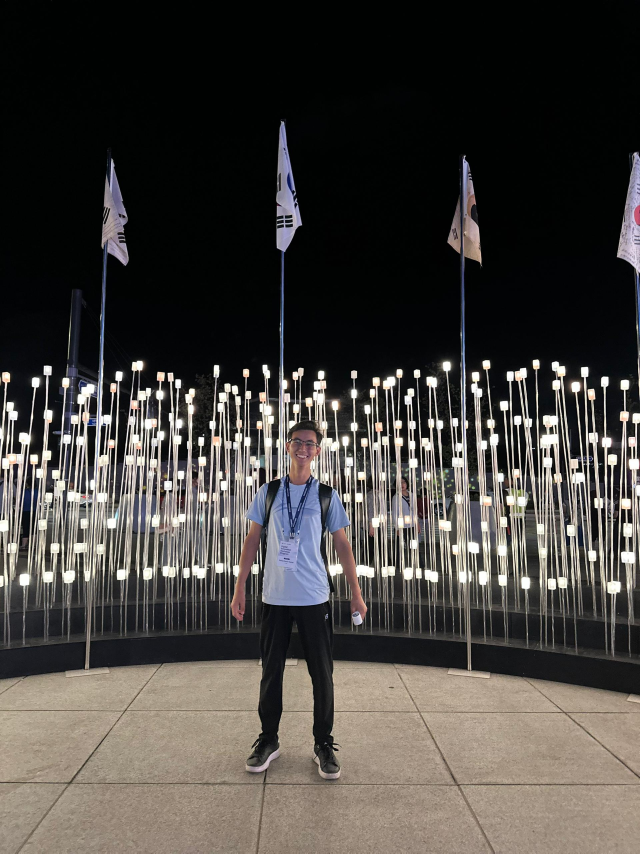
#> input picture photos/originals/WhatsApp_Image_2025-08-19_at_21.49.49.jpeg, 1920 x 2560 px (shown at 1/3 size); its folder holds only this picture in this run
$ python -i utils.py   (imports and definitions only)
#> lines starting #> are read from the running program, lines starting #| are printed output that depends on the picture
import io
import math
from typing import Optional, List

from PIL import (
    Image,
    ImageOps,
    ImageDraw,
    ImageFont,
    UnidentifiedImageError,
)
from django.conf import settings

# Ленивая инициализация – сначала None,
# позже загрузим внутри функции.
np = None
face_recognition = None


def _load_image_safely(file_bytes: bytes) -> Image.Image:
    """
    Приводим картинку к нормальному RGB и учитываем EXIF-поворот.
    """
    img = Image.open(io.BytesIO(file_bytes))

    try:
        img = ImageOps.exif_transpose(img)
    except Exception:
        pass

    img = img.convert("RGB")
    return img


# [87 lines left out: functions _ensure_face_libs_loaded, extract_face_encoding_from_file, face_distance, not called in this run]


def add_watermark_to_bytes(data: bytes, text: str = "photoeasy") -> bytes:
    """
    Создаёт копию изображения с водяным знаком «PHOTOEASY» сеткой по диагонали.
    - Сжимает изображение по ширине до 1000 px, если оно больше.
    - Область лица вырезается КРУГОМ из слоя с водяным знаком.
    Возвращает bytes JPEG.
    """
    # 1. Загружаем и нормализуем изображение
    img = _load_image_safely(data)
    width, height = img.size

    # 2. Сжатие до ширины 1000 px (если нужно)
    max_width = 1000
    if width > max_width:
        ratio = max_width / float(width)
        new_height = int(height * ratio)
        img = img.resize((max_width, new_height), Image.LANCZOS)
        width, height = img.size

    # 3. Подготовка шрифта
    draw_dummy = ImageDraw.Draw(img)
    font = None
    try:
        font_path = getattr(settings, "WATERMARK_FONT_PATH", None)
        if font_path:
            font = ImageFont.truetype(
                font_path,
                size=int(min(width, height) * 0.06),  # размер от размеров фото
            )
    except Exception:
        font = None

    if font is None:
        font = ImageFont.load_default()

    watermark_text = "PHOTOEASY"

    # Размер текста
    bbox = draw_dummy.textbbox((0, 0), watermark_text, font=font)
    text_width = bbox[2] - bbox[0]
    text_height = bbox[3] - bbox[1]

    # 4. Большой квадратный слой (чтобы при повороте не было дыр)
    diag = int(math.hypot(width, height))
    overlay_size = diag + max(width, height)
    overlay = Image.new("RGBA", (overlay_size, overlay_size), (0, 0, 0, 0))
    overlay_draw = ImageDraw.Draw(overlay)

    # Шаги по сетке
    step_x = int(text_width * 3)
    step_y = int(text_height * 3)

    alpha = 160  # прозрачность (0-255)
    fill = (255, 255, 255, alpha)

    # 5. Заполняем текстом по всей площади overlay
    for y in range(0, overlay_size, step_y):
        for x in range(0, overlay_size, step_x):
            overlay_draw.text((x, y), watermark_text, font=font, fill=fill)

    # 6. Поворачиваем слой с текстом для диагонального эффекта
    rotated = overlay.rotate(-30, expand=True)
    rw, rh = rotated.size

    # Вырезаем центр под размер исходного изображения
    left = (rw - width) // 2
    top = (rh - height) // 2
    rotated = rotated.crop((left, top, left + width, top + height))

    # 7. Находим лицо и вырезаем *круг* из слоя водяного знака
    face_boxes = []
    try:
        _ensure_face_libs_loaded()
        arr = np.array(img, dtype=np.uint8)
        arr = np.ascontiguousarray(arr)
        locations = face_recognition.face_locations(
            arr,
            number_of_times_to_upsample=1,
            model="hog",
        )
        for (top_f, right_f, bottom_f, left_f) in locations:
            margin = int((bottom_f - top_f) * 0.25)
            lx = max(left_f - margin, 0)
            ty = max(top_f - margin, 0)
            rx = min(right_f + margin, width)
            by = min(bottom_f + margin, height)
            face_boxes.append((lx, ty, rx, by))
    except Exception:
        face_boxes = []

    if face_boxes:
        cut_draw = ImageDraw.Draw(rotated)
        for (lx, ty, rx, by) in face_boxes:
            # вместо прямоугольника — круг (эллипс в bounding box)
            cut_draw.ellipse((lx, ty, rx, by), fill=(0, 0, 0, 0))

    # 8. Склеиваем исходное изображение и водяной знак
    img_rgba = img.convert("RGBA")
    watermarked = Image.alpha_composite(img_rgba, rotated)

    # 9. Сохраняем в JPEG и возвращаем
    buf = io.BytesIO()
    watermarked.convert("RGB").save(buf, format="JPEG", quality=90)
    return buf.getvalue()

>>> import cv2
>>> picture = cv2.imread('../photos/originals/WhatsApp_Image_2025-08-19_at_21.49.49.jpeg', cv2.IMREAD_GRAYSCALE)
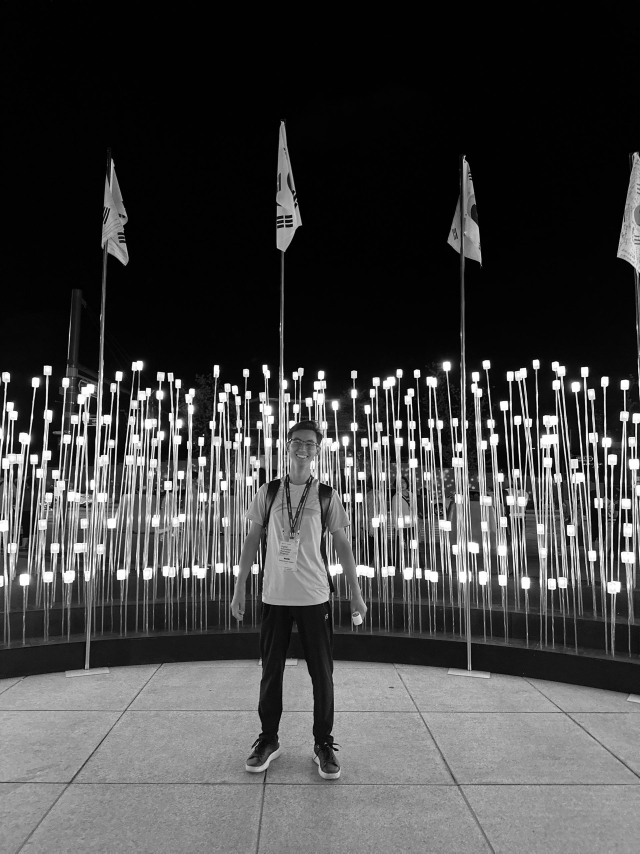
#> picture: shape (2560, 1920) (shown at 1/3 size); min 0, max 255, mean 67.4
>>> result = add_watermark_to_bytes(picture)
#> (the run stopped early here; a loop or call above may not have finished)

$ run again, on photos/originals/download.jpeg
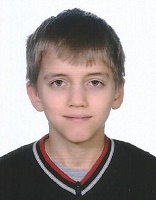
#> input picture photos/originals/download.jpeg, 156 x 200 px
#> `picture = cv2.imread('../photos/originals/WhatsApp_Image_2025-08-19_at..`:
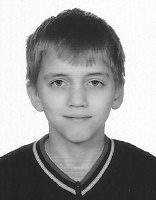
#> picture: shape (200, 156); min 11, max 255, mean 158
